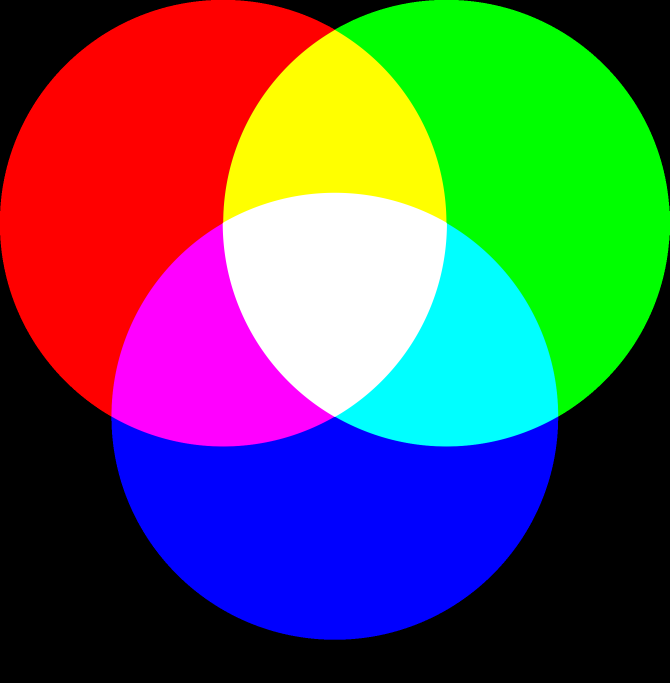
#> input picture 8_Python_&_OpenCV_Image_Processing/18.png, 2009 x 2048 px, found by its file name (shown at 1/3 size)
$ python 18_OpenCV.py
#> lines starting #> are read from the running program, lines starting #| are printed output that depends on the picture
import cv2

img = cv2.imread('Python/8_Python_&_OpenCV_Image_Processing/18.png')
#> img is the input picture: shape (2048, 2009, 3); mean B, G, R 87.5, 87.5, 87.5
#resize
imgresize = cv2.resize(img,(800,700))
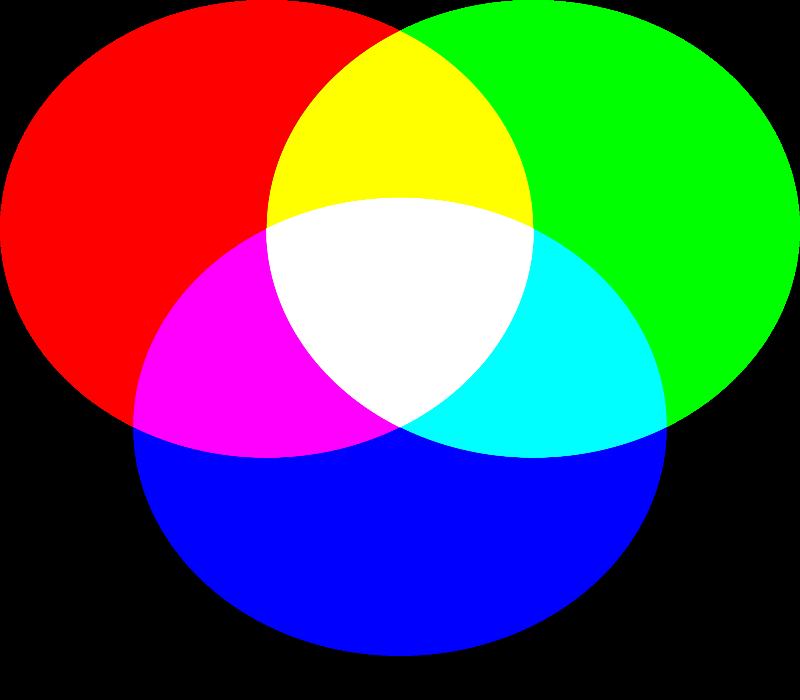
#> imgresize: shape (700, 800, 3); mean B, G, R 87.5, 87.5, 87.5

def clickPosition(event, x, y, flags, param):
    if event == cv2.EVENT_LBUTTONDOWN:
                        #LBUTTONDOWN, RBUTTONDOWN
                        #cv2.EVENT_LBUTTONDOWN คลิก
                        #cv2.EVENT_LBUTTONUP คลิกแล้วปล่อย
        red = imgresize[y,x,2]
        green = imgresize[y,x,1]
        blue = imgresize[y,x,0]
        text = str(red)+","+str(green)+","+str(blue)
        # puttext(ภาพ , ข้อความ , พิกัดที่จะแสดงข้อความ (x,y) , font(ใส่เป็นรหัสก็ได้) , ขนานข้อความ , สี (RGB) , ความหนา)
        cv2.putText(imgresize, text, (x,y), cv2.FONT_HERSHEY_SIMPLEX, 0.8, (0,0,255), 2)
        cv2.imshow("output", imgresize)

#แสดงภาพ
cv2.imshow('output',imgresize)

#ทำงานกับ Mouse
cv2.setMouseCallback("output", clickPosition)

#รอจนกว่าจะปิดเอง
cv2.waitKey(0)

#ปิดหน้าต่างทั้งหมดที่ถูกสร้างโดย cv2.imshow()
cv2.destroyAllWindows()

$ run again, with 8_Python_&_OpenCV_Image_Processing/11.png copied over 8_Python_&_OpenCV_Image_Processing/18.png
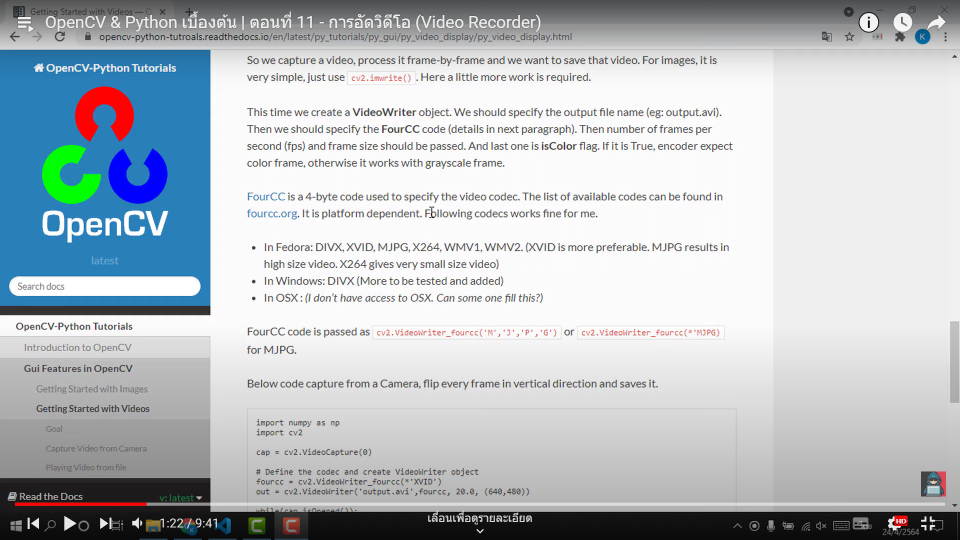
#> input picture 8_Python_&_OpenCV_Image_Processing/11.png, 1920 x 1080 px, found by its file name (shown at 1/2 size)
#> img is the input picture: shape (1080, 1920, 3); mean B, G, R 196.5, 191.7, 185
#> `imgresize = cv2.resize(img,(800,700))`:
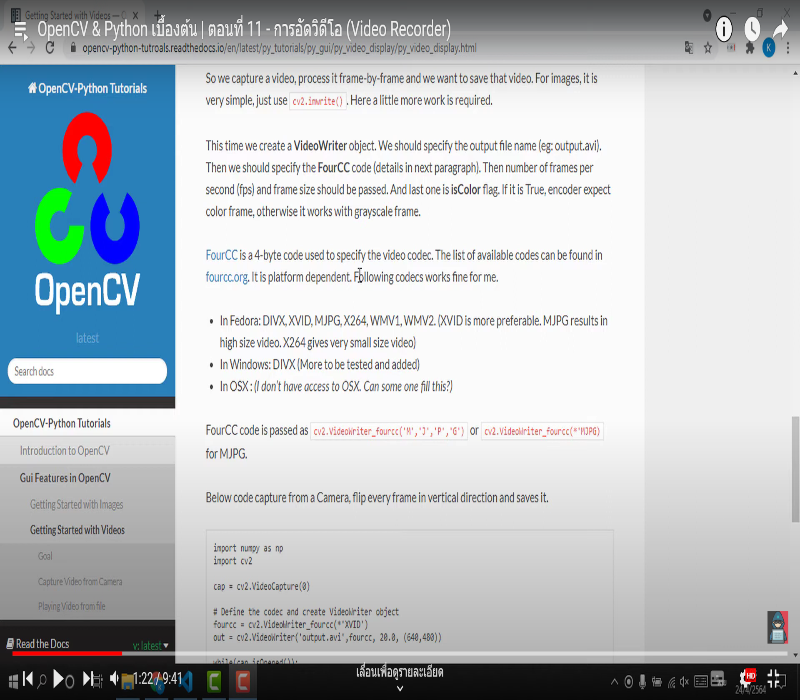
#> imgresize: shape (700, 800, 3); mean B, G, R 196.5, 191.7, 185

$ run again, with 8_Python_&_OpenCV_Image_Processing/32.png copied over 8_Python_&_OpenCV_Image_Processing/18.png
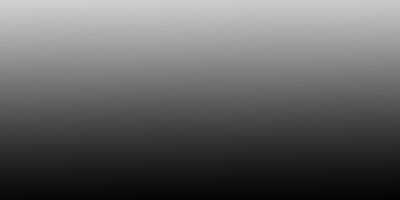
#> input picture 8_Python_&_OpenCV_Image_Processing/32.png, 400 x 200 px, found by its file name
#> img is the input picture: shape (200, 400, 3); mean B, G, R 98.3, 98.3, 98.3
#> `imgresize = cv2.resize(img,(800,700))`:
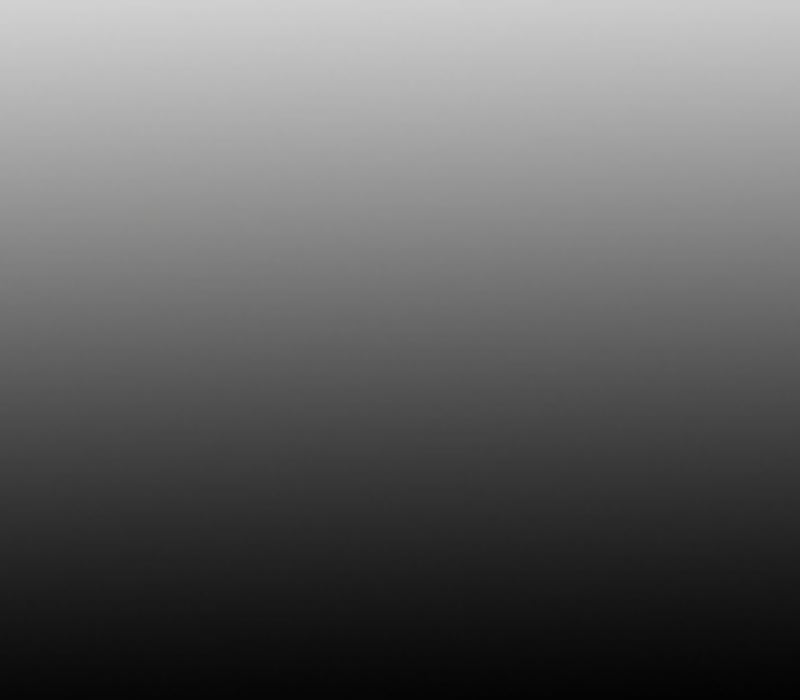
#> imgresize: shape (700, 800, 3); mean B, G, R 98.3, 98.3, 98.3

$ run again, with 8_Python_&_OpenCV_Image_Processing/39.png copied over 8_Python_&_OpenCV_Image_Processing/18.png
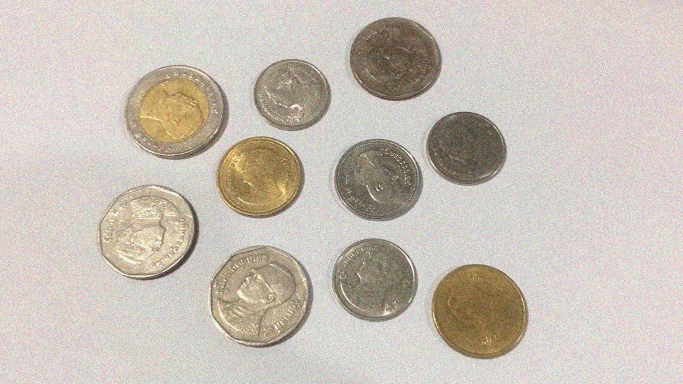
#> input picture 8_Python_&_OpenCV_Image_Processing/39.png, 1366 x 768 px, found by its file name (shown at 1/2 size)
#> img is the input picture: shape (768, 1366, 3); mean B, G, R 183.8, 193.1, 201.5
#> `imgresize = cv2.resize(img,(800,700))`:
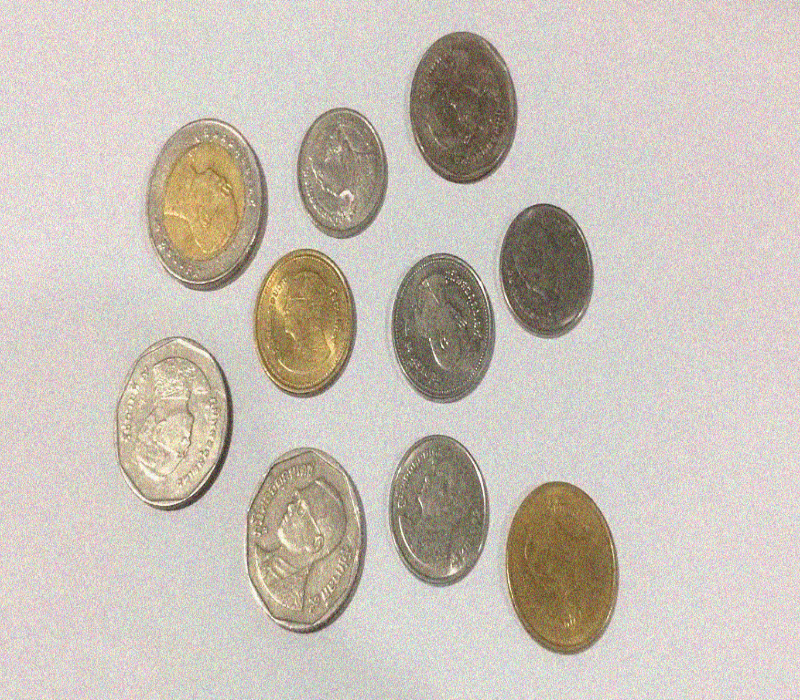
#> imgresize: shape (700, 800, 3); mean B, G, R 183.6, 192.9, 201.3
